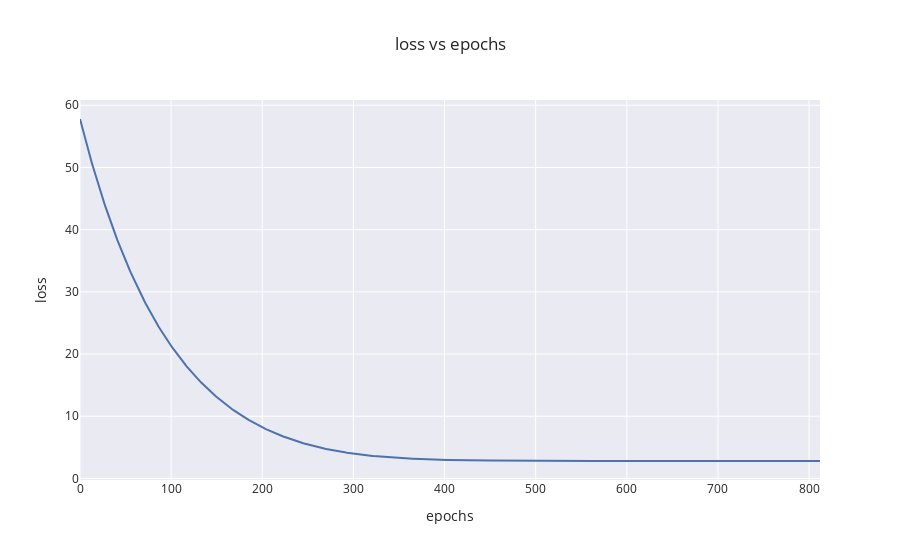

The notebook cell this image was saved under:
### Code cell
class LinearRegression:
    def __init__(self, lr: float, convergence_tolerance: float, loss_metric: str):
        self.lr = lr
        self.convergence_tolerance = convergence_tolerance
        self.W: Optional[np.ndarray] = None
        self.b: float = None
        self.loss_metric = loss_metric
    
    def initialize_parameters(self, n_features: int):
        self.W = np.random.randn(n_features) * 0.01
        self.b = 0.0
    
    def forward(self, x: np.ndarray) -> np.ndarray:
        return np.dot(x, self.W) + self.b
    
    def compute_loss(self, y_pred: np.ndarray, y_true: np.ndarray) -> float:
        if self.loss_metric == "mse":
            return np.mean(np.square(y_pred - y_true))/2
        elif self.loss_metric == "mae":
            return np.mean(np.abs(y_pred - y_true))
        elif self.loss_metric == "rmse":
            return np.sqrt(np.mean(np.square(y_pred - y_true)))
        elif self.loss_metric == "r2":
            return 1 - np.sum(np.square(y_pred - y_true)) / np.sum(np.square(y_true - np.mean(y_true)))
        else:
            raise ValueError(f"Unknown loss metric: {self.loss_metric}")
            
    
    def compute_gradients(self, x: np.ndarray, y_pred: np.ndarray, y_true: np.ndarray):
        n = len(y_true)
        w_grad = np.dot(y_pred - y_true, x) / n
        b_grad = np.sum(y_pred - y_true) / n
        return w_grad, b_grad
        
    def fit(self, x: np.ndarray, y: np.ndarray, epochs: int, plot_loss: bool = True):
        self.initialize_parameters(n_features=x.shape[1])
        loss_history = []
        
        for epoch in range(epochs):
            y_pred = self.forward(x)
            loss = self.compute_loss(y_pred, y)
            w_grad, b_grad = self.compute_gradients(x, y_pred, y)
            
            self.W -= self.lr * w_grad
            self.b -= self.lr * b_grad
            loss_history.append(loss)
            
            if epoch%100 == 0:
                print(f"Epoch: {epoch}, Loss: {loss:.6f}")
                
            if epoch>0 and abs(loss_history[-1] - loss_history[-2]) < self.convergence_tolerance:
                print(f"converged at epoch {epoch} with loss {loss:.6f}")
                break
        
        if plot_loss:
            fig = px.line(y=loss_history, title="loss vs epochs", template="seaborn")
            fig.update_layout(
                xaxis_title="epochs",
                yaxis_title="loss"
            )
            fig.show()
        
    def predict(self, x: np.ndarray) -> np.ndarray:
        return self.forward(x)
    
    def save_model(self, fname: str):
        model_data = {
            "learning_rate": self.lr,
            "convergence_tolerance": self.convergence_tolerance,
            "weights": self.W,
            "bias": self.b,
            "loss_metric": self.loss_metric
        }
        
        with open(fname, "wb") as f:
            pickle.dump(model_data, f)
    
    @classmethod
    def load_model(cls, fname: str):
        with open(fname, "rb") as f:
            model_data = pickle.load(f)
        
        model = cls(model_data["learning_rate"], model_data["convergence_tolerance"], model_data["loss_metric"])
        model.W = model_data["weights"]
        model.b = model_data["bias"]
        
        return model

lr = LinearRegression(lr=0.01, convergence_tolerance=1e-6, loss_metric="rmse")
lr.fit(x_train, y_train, epochs=1000)

### Figure 1 — Plotly figure (JSON) as saved in the notebook; plotly's stock layout.template omitted (floating-point values rounded to 4 significant figures; data arrays with more than 128 entries replaced by an {"elided": "..."} marker saying what was removed)
{"data": [{"hovertemplate": "x=%{x}<br>y=%{y}<extra></extra>", "legendgroup": "", "line": {"color": "rgb(76,114,176)", "dash": "solid"}, "marker": {"symbol": "circle"}, "mode": "lines", "name": "", "orientation": "v", "showlegend": false, "type": "scatter", "x": {"elided": "813 int values"}, "xaxis": "x", "y": {"elided": "813 float values"}, "yaxis": "y"}], "layout": {"legend": {"tracegroupgap": 0}, "title": {"text": "loss vs epochs"}, "xaxis": {"anchor": "y", "domain": [0, 1], "title": {"text": "epochs"}}, "yaxis": {"anchor": "x", "domain": [0, 1], "title": {"text": "loss"}}}}
